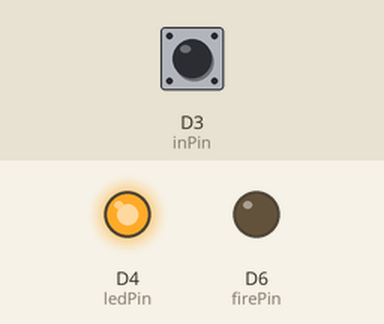
A sketch run on a simulated ESP8266 (NodeMCU). Shown: output pins drawn as LEDs (lit = HIGH). Inputs (shaded band) come from the test bench; at power-on: D3 (inPin) HIGH. WiFi joins after 1.5 s; servers stay silent unless stated; random numbers use the default seed unless the sketch sets one; no MQTT or app messages arrive unless stated; what the sketch prints to the serial monitor is not drawn.

Above: at 3.2 s.
3.3 s: D3 (inPin) pulsed LOW 2 times (0.12 s each, 0.3 s apart)
At 4.2 s:
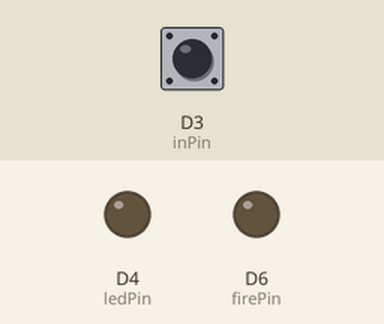
Timing chart, 0 to 6.3 s (numbered marks = the images above; inputs shaded):
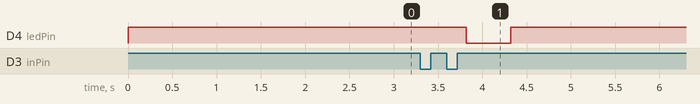

The sketch:

FireDetection.ino
```cpp
#include <Arduino.h>
#include <ESP8266WiFi.h>
#include <ESP8266HTTPClient.h>
#include <PubSubClient.h>
#include <Wire.h>  // Include Wire if you're using I2C
HTTPClient httpClient;

//#include <SFE_MicroOLED.h>  // Include the SFE_MicroOLED library
//#include <Adafruit_SHT31.h>
//#include <Adafruit_BMP085.h>

// const char* ssid = "MopLink";
// const char* password = "ThisIsLeosWLN";
const char* ssid = "ck";
const char* password = "chuangke";
const char* mqtt_server = "tx.3cat.top";

char mqtt_topic[128];

String SERVER_ADDR = "http://10.132.40.15/action/postdata";          // http://lora.3cat.top/action/postdata
u32 ChipID;

#define WARNING_QUEUE_LEN 20
#define FIRE_ALARM_THRESH 5
#define HEARTBEAT_IN_SEC 60

int ledPin = BUILTIN_LED;
int firePin = D6;
int inPin = D3;   // pushbutton connected to digital pin 7
int val = 0;     // variable to store the read value

volatile int nHighStartTime1 = 0;
volatile int nLowStartTime1 = 0;
volatile int nHighTime1 = 0;
volatile int nLowTime1 = 0;
char buf[256];

bool alarmQueue[WARNING_QUEUE_LEN];
uint8_t queue_index = 0;
int32_t g_nLastCycleTime = 0;
int32_t g_nHeartbeatCountDown = 0;
bool g_bFired = false;

WiFiClient espClient;
PubSubClient client(espClient);
long lastMsg = 0;
char msg[50];
char logbuf[256];
int value = 0;

void setup_wifi() {
  delay(10);
  // We start by connecting to a WiFi network
  Serial.print("Connecting to ");
  Serial.print(ssid);

  WiFi.begin(ssid, password);

  int nRetry = 20;
  while (WiFi.status() != WL_CONNECTED) {
    delay(500);
    Serial.print(".");
    if (nRetry -- <= 0) {
      //WiFi.disconnect();
      break;
    }
  }

  if (WiFi.status() != WL_CONNECTED)  {
    Serial.println("Connect failed!");
    return;
  }

  randomSeed(micros());

  Serial.print("\t");
  Serial.print("WiFi connected");
  Serial.print("IP address: ");
  Serial.println(WiFi.localIP());
}

void reconnect() {
    Serial.print("Attempting MQTT connection...");
    // Create a random client ID
    String clientId = "ESP8266Client-";
    clientId += String(random(0xffff), HEX);
    // Attempt to connect
    if (client.connect(clientId.c_str())) {
      Serial.print("connected\t");
      // Once connected, publish an announcement...
      //client.publish("testTopic", "Hello world, I am ESP8266!");
      // ... and resubscribe
      //client.subscribe("DCS/ESP8266/CTRL");//inTopic
    } else {
      Serial.print("failed, rc=");
      Serial.print(client.state());
      Serial.println(" try again ");
  }
}

void inline lowInterrupt();
void inline highInterrupt(){
  detachInterrupt(inPin);
  nHighStartTime1 = micros();
  nHighTime1 = nHighStartTime1 - nLowStartTime1;
//  Serial.print(nHighStartTime1);
//  Serial.println("  HIGH");
  attachInterrupt(inPin, lowInterrupt, FALLING);
}

void inline lowInterrupt(){
  detachInterrupt(inPin);
  nLowStartTime1 = micros();
  nLowTime1 = nLowStartTime1 - nHighStartTime1;
//  Serial.print(nLowStartTime1);
//  Serial.println("  LOW");
  attachInterrupt(inPin,  highInterrupt, RISING);
}

void mqttReport() {
  if (!client.connected())  {
    Serial.print("MQTT Lost!  ");
    while (!client.connected()) { delay(500); reconnect();}
    client.loop();
   }
   Serial.print((g_bFired)?"\nPublish MQTT message: FIRE! \t":"\nPublish MQTT message: IDLE. \t");
   client.publish(mqtt_topic, (g_bFired)?"1":"0");
}

void httpReport()
{
  Serial.print("Connect to ");
  Serial.print(SERVER_ADDR);
  httpClient.begin(SERVER_ADDR);
  httpClient.setTimeout(2000);
  snprintf(logbuf, 256, "%08X", ChipID);
  httpClient.addHeader("uuid", logbuf);
  snprintf(logbuf, 256, "{fire:%d}", (g_bFired) ? 1 : 0);
  httpClient.addHeader("sensorInfo", logbuf);
  Serial.print(logbuf);
  int httpCode = httpClient.GET();
  if (httpCode > 0)
  {
    Serial.printf("[HTTP] GET... code: %d\n", httpCode);

    if (httpCode == HTTP_CODE_OK)
    {
      String payload = httpClient.getString();
      Serial.print("\t");
      Serial.print(payload);
    }
  }
  else
    Serial.print(" failed!");
  httpClient.end();
  Serial.print("\tClose http connection.");
}

void action() {
  if (nHighTime1<3000000 && nLowTime1<3000000)  { // prevent micros overflow
    float fRatio = 0.0;
    if (nLowTime1)
      fRatio = 1.0*nHighTime1/nLowTime1;
    else
      nHighTime1 = 0; // signal off

    if (nHighTime1 && nLowTime1)  {
      //snprintf(buf, 255, "\n%d-%d    ratio=%d.%02d", nHighTime1, nLowTime1, (int)fRatio, (int)(fRatio*100 - (int)fRatio*100));  Serial.print(buf);
      digitalWrite(ledPin, LOW);
      alarmQueue[queue_index] = true;
    }
    else  {
      digitalWrite(ledPin, HIGH);
      alarmQueue[queue_index] = false;
    }
  }

  queue_index++;
  if (queue_index >= WARNING_QUEUE_LEN)
    queue_index = 0;

  int nTotalAlarmCount = 0;
  for (int i=0; i<WARNING_QUEUE_LEN; i++)
    if (alarmQueue[i] == true)
      nTotalAlarmCount++;

  if (nTotalAlarmCount > FIRE_ALARM_THRESH) {
    //Serial.print(" ALARM!");
    digitalWrite(firePin, HIGH);

    // comment line below to avoid mqtt package lost, continue send packages. LATER change mqtt client lib, set qos=2
    if (!g_bFired)
    {
      g_nHeartbeatCountDown = HEARTBEAT_IN_SEC * 1000000;
      g_bFired = true;
      mqttReport();
      httpReport();
    }
  }
  else {
    digitalWrite(firePin, LOW);

    if (g_bFired) // only send once when fire gone, if this pack lost, heartbeat will refresh the status
    {
      g_nHeartbeatCountDown = HEARTBEAT_IN_SEC * 1000000;
      g_bFired = false;
      mqttReport();
      httpReport();
    }
  }
}

void setup() {
  for (int i=0; i<WARNING_QUEUE_LEN; i++)
    alarmQueue[i] == false;

  Serial.begin(9600);
  Serial.println("\n\nStart...");

  pinMode(ledPin, OUTPUT);
  pinMode(firePin, OUTPUT);
  pinMode(inPin, INPUT);

  digitalWrite(ledPin, HIGH);
  digitalWrite(firePin, LOW);

  setup_wifi();

  ChipID = ESP.getChipId();
  snprintf(mqtt_topic, 128, "SCUMAKERS/FIRE/%08X", ChipID);
  mqtt_topic[127] = '\0';
  Serial.print("MQTT Topic=");
  Serial.println(mqtt_topic);

  client.setServer(mqtt_server, 1883);
  while (!client.connected()) {
      delay(500);
      reconnect();
  }
  Serial.print("MQTT OK!  ");
  client.loop();

  attachInterrupt(inPin, highInterrupt, RISING);
//  attachInterrupt(inPin, lowInterrupt, FALLING);
}

// the loop function runs over and over again forever
void loop() {
  detachInterrupt(inPin);

  if (WiFi.status() != WL_CONNECTED)  {
    while (WiFi.status() != WL_CONNECTED)  {
      setup_wifi();
      delay(500);
    }
  }

  action();
  nHighTime1 = nLowTime1 = 0;

  // check delta time, send heartbeat
  uint32_t nTimeNow = micros();
  int32_t nDelta = 0;
  if (nTimeNow > g_nLastCycleTime)  // while exceed uint32_t, about 50 days
    nDelta = nTimeNow - g_nLastCycleTime;
  g_nLastCycleTime = nTimeNow;

  g_nHeartbeatCountDown -= nDelta;
  if (g_nHeartbeatCountDown <= 0) {
    g_nHeartbeatCountDown = HEARTBEAT_IN_SEC * 1000000;
    mqttReport();
    httpReport();
  }


  //Serial.print("nTimeNow=");                  Serial.print(nTimeNow);
  //Serial.print("\tnDelta=");                  Serial.print(nDelta);
  //Serial.print("\tg_nHeartbeatCountDown=");   Serial.println(g_nHeartbeatCountDown);


  attachInterrupt(inPin,  highInterrupt, RISING);
  delay(500);
}
```

Measured:
- after the input at 3.3 s, D4 (ledPin): HIGH → LOW after 0.52 s, → HIGH 0.50 s later
